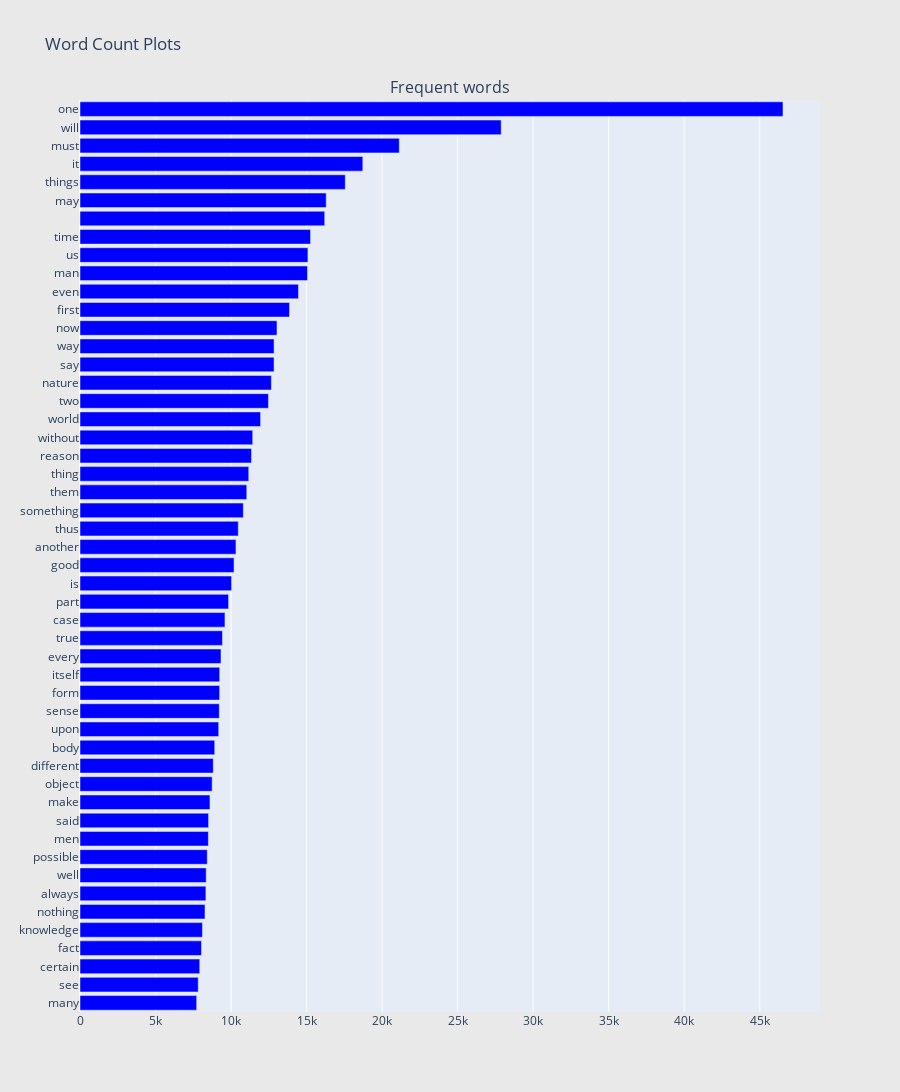

The code cell stored with this chart in its notebook:
### Code cell
## Get the bar chart from bad reviews ##
freq_dict = defaultdict(int)
for sent in df2["sentence_lowered"]:
    for word in generate_ngrams(sent):
        freq_dict[word] += 1
fd_sorted = pd.DataFrame(sorted(freq_dict.items(), key=lambda x: x[1])[::-1])
fd_sorted.columns = ["word", "wordcount"]
trace0 = horizontal_bar_chart(fd_sorted.head(50), 'blue')

# ## Get the bar chart from good Reviews ##
# freq_dict = defaultdict(int)
# for sent in good_df["Reviews"]:
#     for word in generate_ngrams(sent):
#         freq_dict[word] += 1
# fd_sorted = pd.DataFrame(sorted(freq_dict.items(), key=lambda x: x[1])[::-1])
# fd_sorted.columns = ["word", "wordcount"]
# trace1 = horizontal_bar_chart(fd_sorted.head(50), 'blue')

# Creating two subplots
fig = tools.make_subplots(rows=1, cols=1, vertical_spacing=0.04,
                          subplot_titles=["Frequent words"])
fig.append_trace(trace0, 1, 1)
#fig.append_trace(trace1, 1, 2)
fig['layout'].update(height=1200, width=900, paper_bgcolor='rgb(233,233,233)', title="Word Count Plots")
py.iplot(fig, filename='word-plots')

### Figure 1 — Plotly figure (JSON) as saved in the notebook; plotly's stock layout.template omitted (floating-point values rounded to 4 significant figures)
{"data": [{"marker": {"color": "blue"}, "orientation": "h", "showlegend": false, "type": "bar", "x": [7723, 7826, 7927, 8042, 8105, 8275, 8334, 8354, 8425, 8498, 8512, 8603, 8748, 8823, 8917, 9181, 9221, 9244, 9247, 9334, 9429, 9596, 9835, 10035, 10197, 10324, 10477, 10812, 11040, 11171, 11354, 11431, 11954, 12474, 12670, 12845, 12846, 13040, 13871, 14461, 15059, 15088, 15261, 16199, 16296, 17561, 18720, 21137, 27881, 46536], "xaxis": "x", "y": ["many", "see", "certain", "fact", "knowledge", "nothing", "always", "well", "possible", "men", "said", "make", "object", "different", "body", "upon", "sense", "form", "itself", "every", "true", "case", "part", "is", "good", "another", "thus", "something", "them", "thing", "reason", "without", "world", "two", "nature", "say", "way", "now", "first", "even", "man", "us", "time", "", "may", "things", "it", "must", "will", "one"], "yaxis": "y"}], "layout": {"annotations": [{"font": {"size": 16}, "showarrow": false, "text": "Frequent words", "x": 0.5, "xanchor": "center", "xref": "paper", "y": 1, "yanchor": "bottom", "yref": "paper"}], "height": 1200, "paper_bgcolor": "rgb(233,233,233)", "title": {"text": "Word Count Plots"}, "width": 900, "xaxis": {"anchor": "y", "domain": [0, 1]}, "yaxis": {"anchor": "x", "domain": [0, 1]}}}
